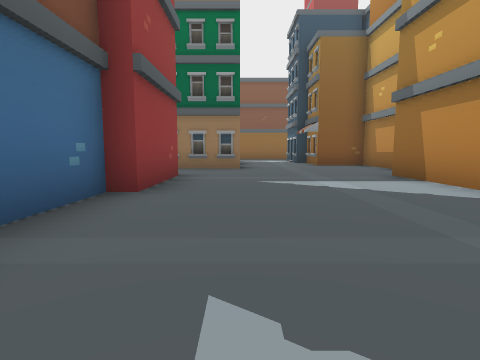
[1] (above)

17 first-person views from a walk through a 3-D level made in the Godot game engine. The camera is 1.2 m above the floor, tilts 6° down and sees 80° across. The floor is counted in squares, 2.25 m on a side. Each view is taken from the middle of a square. On the plan, view 1 faces up. The plan holds only what a view shows up to about 9 squares ahead; the rest is blank. The place goes on beyond the plan.

[2]
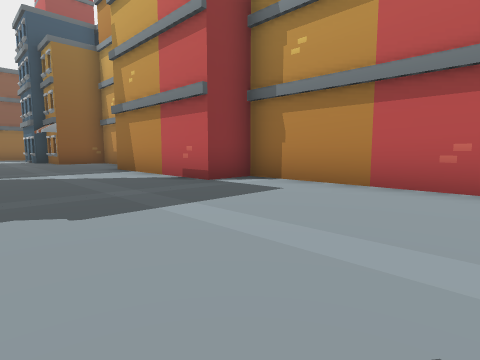

[3]
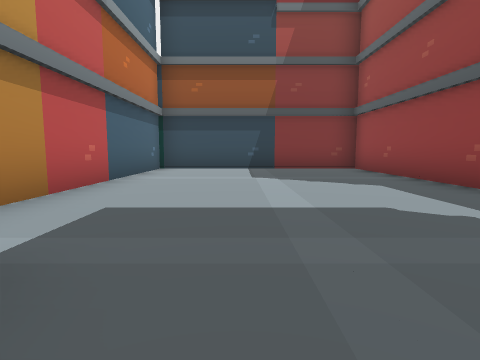

[4]
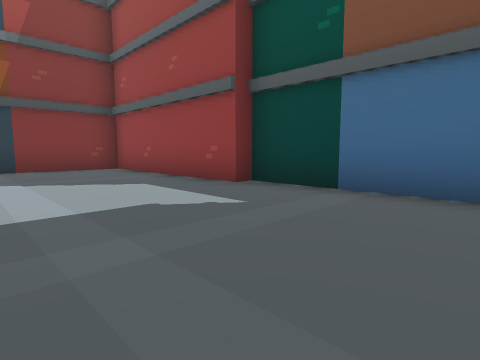

[5]
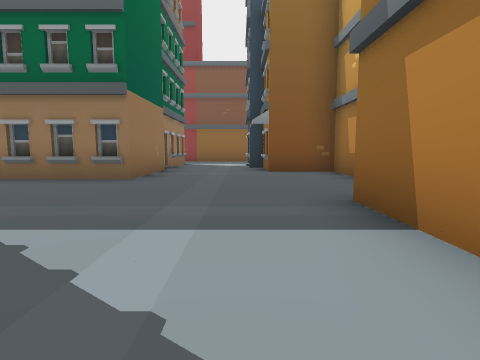

[6]
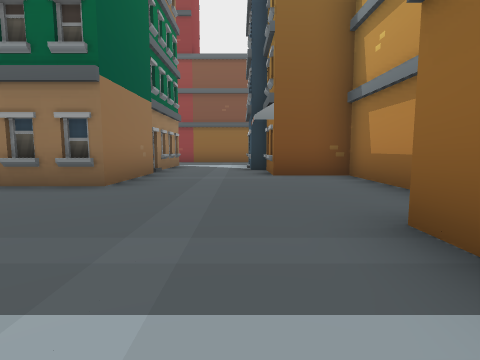

[7]
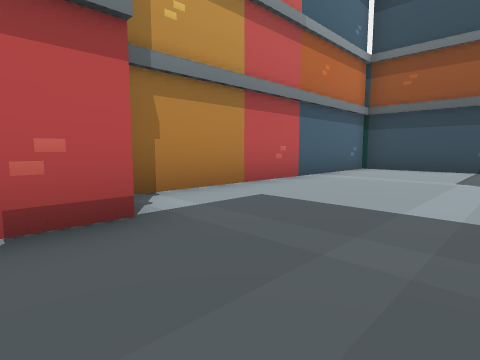

[8]
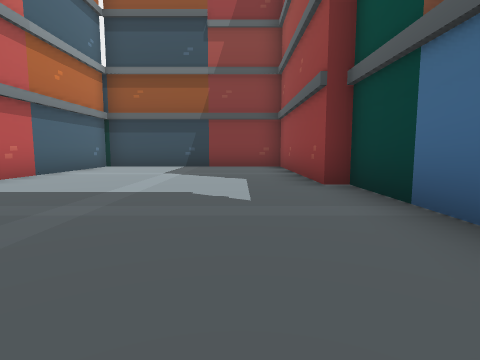

[9]
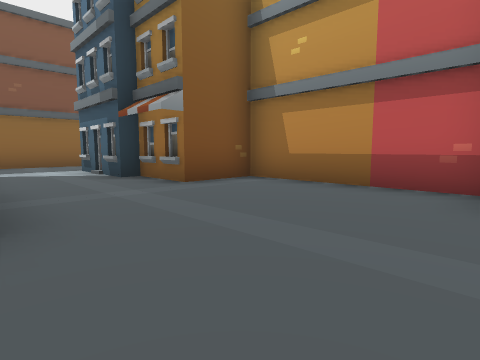

[10]
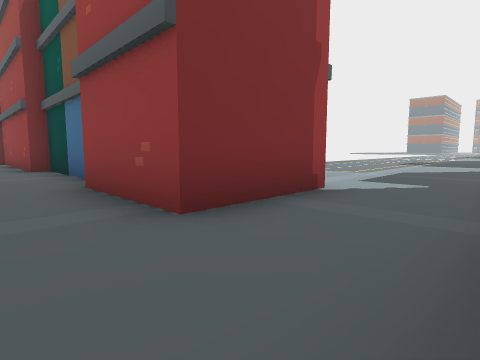

[11]
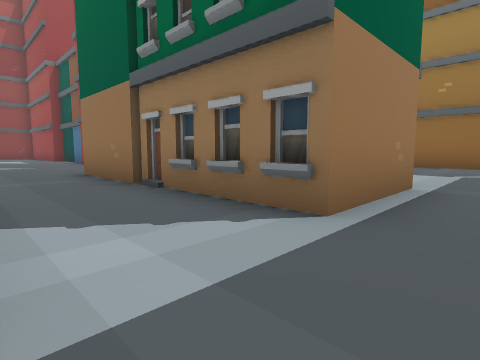

[12]
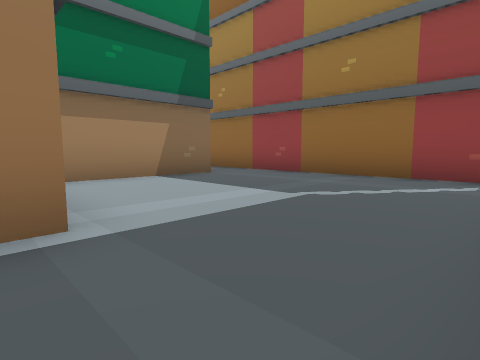

[13]
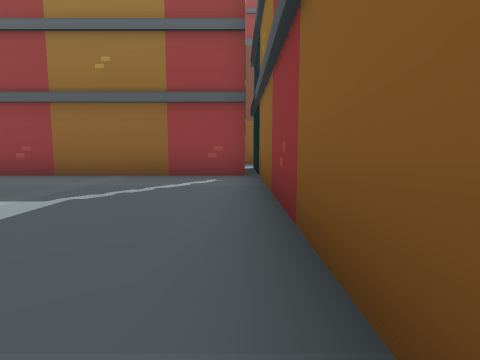

[14]
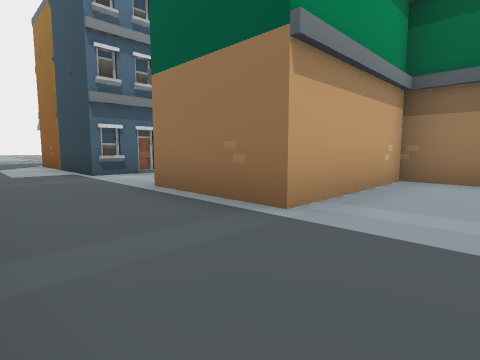

[15]
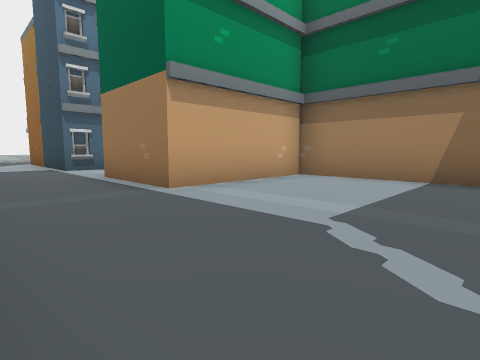

[16]
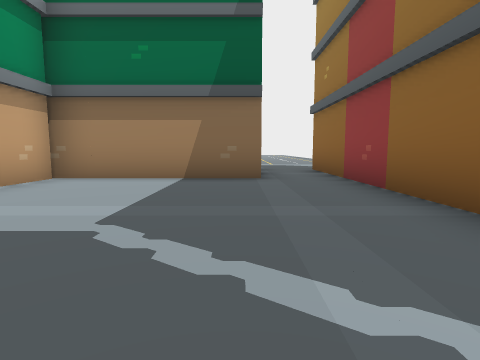

[17]
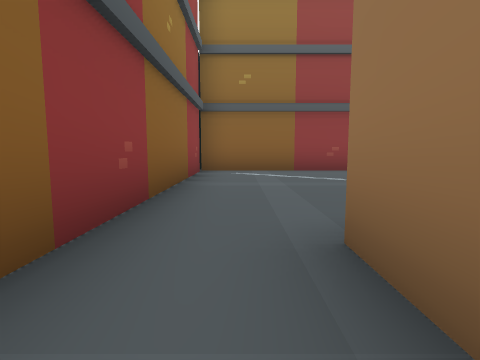

### Floor plan
Points are (right, up) in squares from view 1. A wall is a line through its corners. A room is listed if a view was taken in it or the views show most of it. See-through windows are left out.
Room 1 (views 1, 2, 3, 4, 5, 6, 7, 8, 9, 10)
walls: (-1.3, 6) (-1.3, 3.6) (-1.7, 3.6) (-1.7, -0.4) (-1.3, -0.4) (-1.3, -5.3) (4.3, -5.3) (4.3, 2) (3.2, 2) (3.2, 6); (4.3, 6.2) (4.3, 10) (2.7, 10); (-0.1, 9.4) (-0.1, 8.2) (-1.5, 8.2)
ways out: opening at (-2.5, 7) to room 2; opening at (1.5, 10) to room 2
Room 2 (views 11, 12, 13, 17)
walls: (2.7, 10) (2.7, 11.6) (2.3, 11.6) (2.3, 13.9) (6.9, 13.9); (-1.5, 8.2) (-2.4, 8.2); (-2.5, 13.9) (-0.1, 13.9) (-0.1, 9.4); (-3.8, 6) (-1.3, 6); (2.5, 16.4) (0.9, 16.4); (-2.4, 16.4) (-3.4, 16.4); (-6.4, 9.6) (-6.4, 10.6); (-8, 10.5) (-8, 8)
ways out: opening at (-2.5, 7) to room 1; opening at (1.5, 10) to room 1; opening at (-7, 9.5) to room 3; opening at (-2.5, 15.5) to room 3
Room 3 (views 14, 15, 16)
walls: (-6.4, 10.6) (-2.5, 10.6) (-2.5, 13.9); (-3.4, 16.4) (-8.4, 16.4); (-8, 16.1) (-8, 10.5)
ways out: opening at (-7, 9.5) to room 2; opening at (-2.5, 15.5) to room 2

Positions as (right, up) in squares from view 1, and headings:
1: (0, 0), facing up
2: (0, -2), facing up-right
3: (2, 3), facing down
4: (2, 3), facing down-left
5: (2, 3), facing up
6: (2, 4), facing up
7: (1, 3), facing down-right
8: (0, 4), facing down
9: (0, 6), facing up-right
10: (0, 8), facing down-left
11: (2, 15), facing down-left
12: (-2, 16), facing down-left
13: (-2, 16), facing left
14: (-4, 16), facing down-right
15: (-6, 16), facing down-right
16: (-6, 16), facing down
17: (-7, 9), facing up
